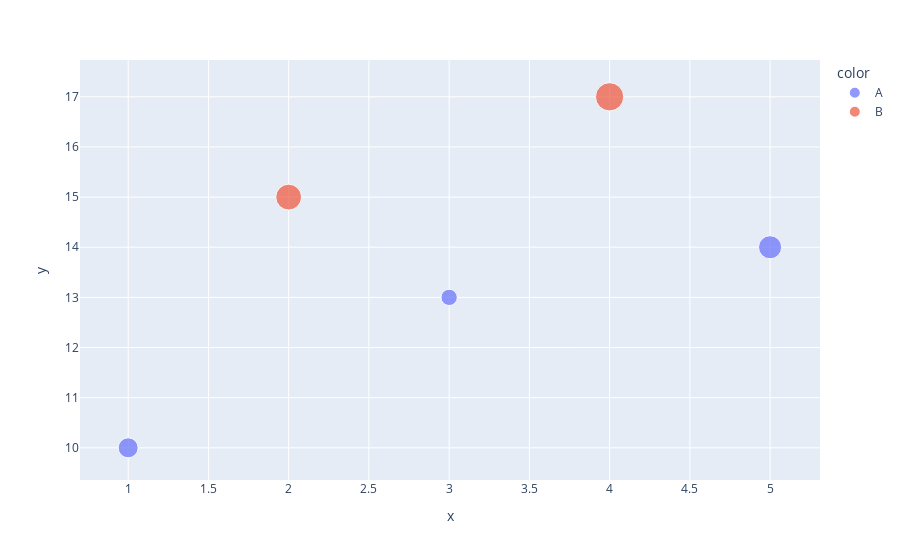

Notebook source saved alongside this figure:
### Code cell
import plotly.express as px
import pandas as pd

# Simple example DataFrame
df = pd.DataFrame({
    'x': [1, 2, 3, 4, 5],
    'y': [10, 15, 13, 17, 14],
    'size': [30, 50, 20, 60, 40],
    'color': ['A', 'B', 'A', 'B', 'A']
})

# Simple bubble plot
fig = px.scatter(df, x='x', y='y', size='size', color='color')
fig.show()

### Figure 1 — Plotly figure (JSON) as saved in the notebook; plotly's stock layout.template omitted (floating-point values rounded to 4 significant figures)
{"data": [{"hovertemplate": "color=A<br>x=%{x}<br>y=%{y}<br>size=%{marker.size}<extra></extra>", "legendgroup": "A", "marker": {"color": "#636efa", "size": [30, 20, 40], "sizemode": "area", "sizeref": 0.15, "symbol": "circle"}, "mode": "markers", "name": "A", "orientation": "v", "showlegend": true, "type": "scatter", "x": [1, 3, 5], "xaxis": "x", "y": [10, 13, 14], "yaxis": "y"}, {"hovertemplate": "color=B<br>x=%{x}<br>y=%{y}<br>size=%{marker.size}<extra></extra>", "legendgroup": "B", "marker": {"color": "#EF553B", "size": [50, 60], "sizemode": "area", "sizeref": 0.15, "symbol": "circle"}, "mode": "markers", "name": "B", "orientation": "v", "showlegend": true, "type": "scatter", "x": [2, 4], "xaxis": "x", "y": [15, 17], "yaxis": "y"}], "layout": {"legend": {"itemsizing": "constant", "title": {"text": "color"}, "tracegroupgap": 0}, "margin": {"t": 60}, "xaxis": {"anchor": "y", "domain": [0, 1], "title": {"text": "x"}}, "yaxis": {"anchor": "x", "domain": [0, 1], "title": {"text": "y"}}}}
